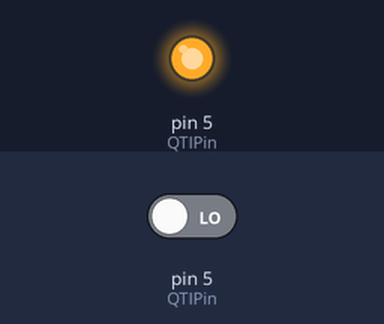
The sketch below on a simulated Arduino Uno, built with avr-gcc and run on an emulated ATmega328P. Parts: output pins drawn as LEDs (lit = HIGH). Inputs (shaded band) come from the test bench; at power-on: pin 5 (QTIPin) LOW. What the sketch prints to the serial monitor is not drawn.

Above: at 0.1 s.
Timing chart, 0 to 1.6 s (numbered marks = the images above):
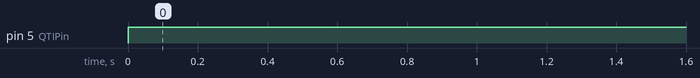

Measured:
- by itself, pin 5 (QTIPin): LOW → HIGH at 0.00 s

The sketch:

QTI.ino
```cpp
#include <SoftwareSerial.h>

long QTI;
int QTIPin=5;

void setup() {
  Serial.begin(9600);
}

void loop() {
  QTI = RCTime(QTIPin);
  Serial.println(QTI);
  delay(500);
}

long RCTime(int sensorIn) {
  long duration = 0;
  pinMode(sensorIn, OUTPUT);     // Make pin OUTPUT
  digitalWrite(sensorIn, HIGH);  // Pin HIGH (discharge capacitor)
  delay(1);                      // Wait 1ms
  pinMode(sensorIn, INPUT);      // Make pin INPUT
  digitalWrite(sensorIn, LOW);   // Turn off internal pullups
  while (digitalRead(sensorIn)) { // Wait for pin to go LOW
    duration++;
  }
  return duration;
}
```
